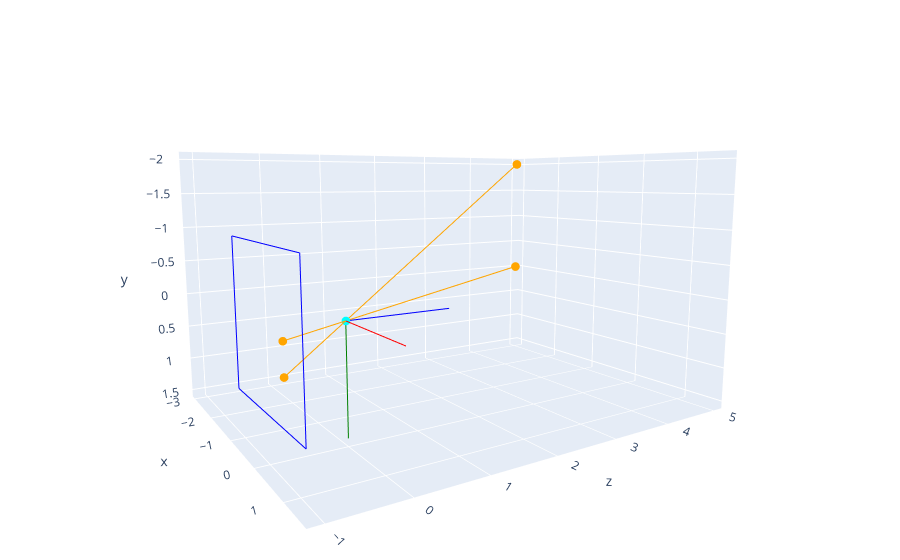

Notebook code cell kept with this figure:
### Code cell
feet = gtsam.Point3(-3,0,5) # point at the feet of the person, 5 meters in front of camera, 3 meters to the left
head = gtsam.Point3(-3,-2,5) # point at the top of the head (note, Y = *minus* 2 meters)
F = 1 # meter
show_3d(go.Figure(data = plane(-F) + [ray(feet, -F), ray(head, -F)] + axes()))

### Figure 1 — Plotly figure (JSON) as saved in the notebook; plotly's stock layout.template omitted (floating-point values rounded to 4 significant figures)
{"data": [{"line": {"color": "blue"}, "mode": "lines", "type": "scatter3d", "x": [-1.2, 1.2], "y": [-1, -1], "z": [-1, -1]}, {"line": {"color": "blue"}, "mode": "lines", "type": "scatter3d", "x": [-1.2, 1.2], "y": [1, 1], "z": [-1, -1]}, {"line": {"color": "blue"}, "mode": "lines", "type": "scatter3d", "x": [-1.2, -1.2], "y": [-1, 1], "z": [-1, -1]}, {"line": {"color": "blue"}, "mode": "lines", "type": "scatter3d", "x": [1.2, 1.2], "y": [-1, 1], "z": [-1, -1]}, {"marker": {"color": "orange", "size": 3}, "type": "scatter3d", "x": [-3, 0, 0.6], "y": [0, 0, 0], "z": [5, 0, -1]}, {"marker": {"color": "orange", "size": 3}, "type": "scatter3d", "x": [-3, 0, 0.6], "y": [-2, 0, 0.4], "z": [5, 0, -1]}, {"line": {"color": "red"}, "mode": "lines", "type": "scatter3d", "x": [0, 1.5], "y": [0, 0], "z": [0, 0]}, {"line": {"color": "green"}, "mode": "lines", "type": "scatter3d", "x": [0, 0], "y": [0, 1.5], "z": [0, 0]}, {"line": {"color": "blue"}, "mode": "lines", "type": "scatter3d", "x": [0, 0], "y": [0, 0], "z": [0, 1.5]}, {"marker": {"color": "cyan", "size": 3}, "mode": "markers", "type": "scatter3d", "x": [0], "y": [0], "z": [0]}], "layout": {"margin": {"b": 0, "l": 0, "r": 0, "t": 0}, "scene": {"camera": {"center": {"x": 0, "y": 0, "z": 0}, "eye": {"x": 1.7, "y": -0.3, "z": -1.1}, "up": {"x": 0, "y": -1, "z": 0}}}, "showlegend": false, "title": {"text": "Pinhole Camera Model"}}}
